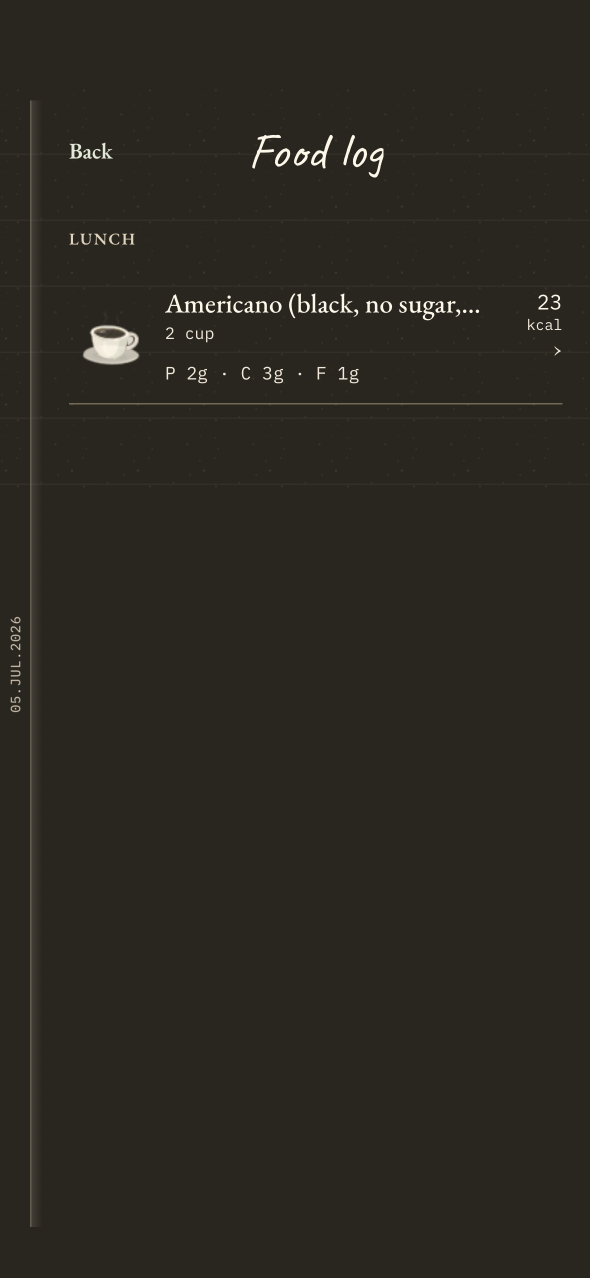
#> input picture docs/evidence/issue-266-bundle-library/rendered/266-night-americano.png, 1179 x 2556 px (shown at 1/2 size); its folder holds 4 pictures in this run
$ python audit-rendered.py
#> lines starting #> are read from the running program, lines starting #| are printed output that depends on the picture; after the words box and inside, x2 and y2 are one past the last pixel; in counts of white or black regions, pixels touching at a corner belong together
"""Pixel audit of the committed rendered evidence: sizes, theme grounds, artwork presence."""
import io
import json
from pathlib import Path
from PIL import Image, ImageChops, ImageCms

DEST = Path(__file__).with_name('rendered')
GROUNDS = {'paper': (255, 247, 232), 'night': (42, 38, 31)}
OUT = Path(__file__).with_name('rendered-audit.json')
SRGB = ImageCms.createProfile('sRGB')


def rgb(path):
    with Image.open(path) as raw:
        image = raw.convert('RGB')
        icc = raw.info.get('icc_profile')
    if icc:
        image = ImageCms.profileToProfile(image, ImageCms.ImageCmsProfile(io.BytesIO(icc)), SRGB)
        assert image.mode == 'RGB'
    return image


def off_ground(image, corner):
    solid = Image.new('RGB', image.size, corner)
    mask = ImageChops.difference(image, solid).convert('L').point(lambda value: 255 if value > 24 else 0)
    return {'count': sum(mask.histogram()[128:]), 'bbox': list(mask.getbbox() or [])}


results = []
for path in sorted(DEST.glob('266-*.png')):
    image = rgb(path)
#> in rgb, raw is the input picture: PIL image 1179x2556 RGBA; mean R, G, B, A 42.9, 39.8, 32.7, 255
    theme = 'paper' if 'paper' in path.name else ('night' if 'night' in path.name else None)
    corner = image.getpixel((4, 4))
#> corner = (42, 38, 30)
    ground = GROUNDS[theme] if theme else None
    content = off_ground(image, corner)
#> in off_ground, `solid = Image.new('RGB', image.size, corner)`:
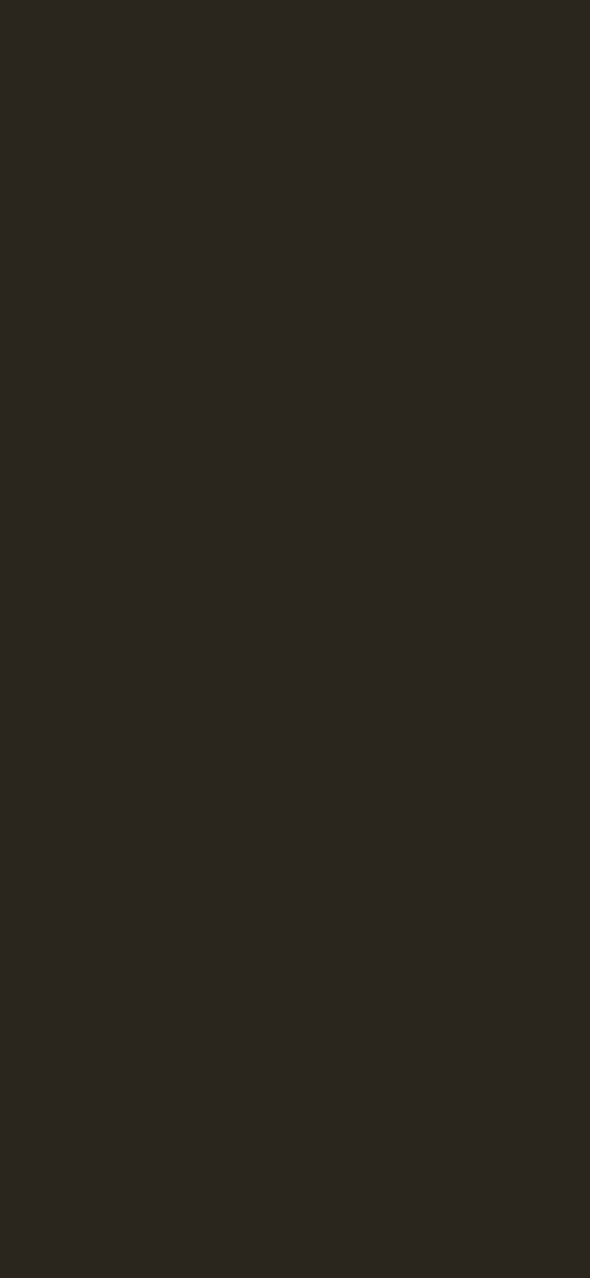
#> solid: PIL image 1179x2556 RGB (shown at 1/2 size); mean R, G, B 42, 38, 30
#> in off_ground, `mask = ImageChops.difference(image, solid).convert('L').point(lambda v..`:
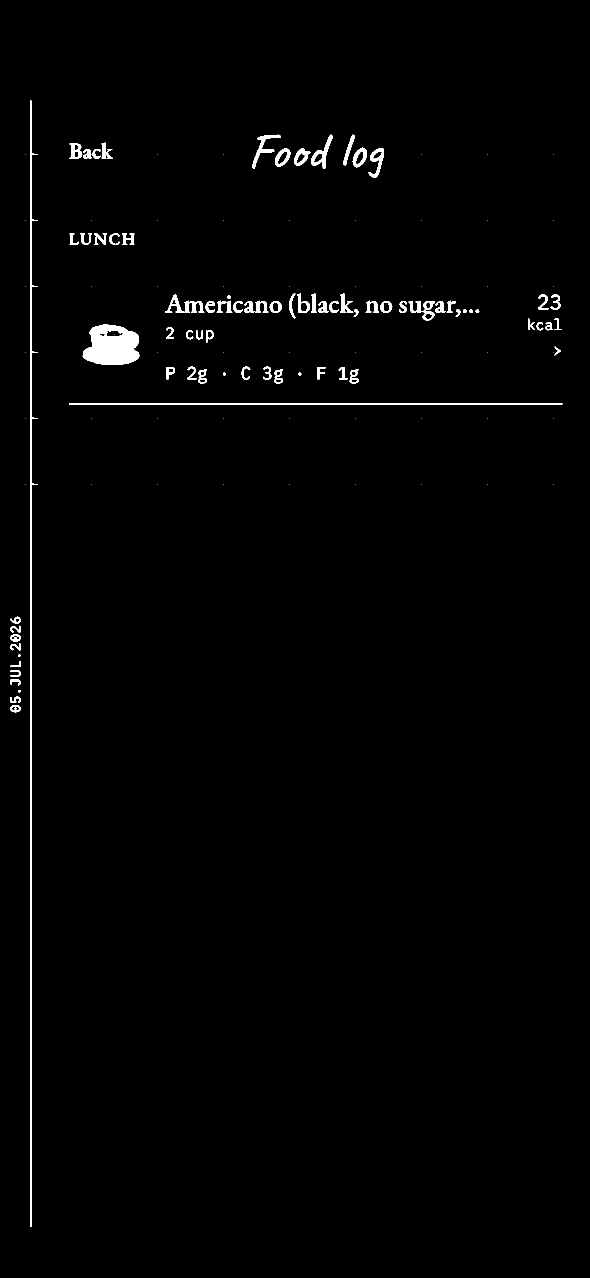
#> mask: PIL image 1179x2556 L (shown at 1/2 size); 1.2% white; 133 white regions (54 under 20 px), largest, box (x1, y1, x2, y2) and area: (60, 201, 76, 2454) 6867, (165, 649, 280, 730) 6810, (138, 806, 1125, 809) 2961
#> content = {'count': 35171, 'bbox': [21, 201, 1125, 2454]}
    results.append({'file': path.name, 'size': list(image.size), 'corner_rgb': list(corner),
                    'theme_ground_ok': None if ground is None else all(abs(corner[i] - ground[i]) <= 2 for i in range(3)),
                    'off_ground_pixels': content['count'], 'content_bbox': content['bbox'],
                    'icc_profile_bytes': len(Image.open(path).info.get('icc_profile') or b'')})
#> pass 2 of the loop `for path in sorted(DEST.glob('266-*.png')):`:
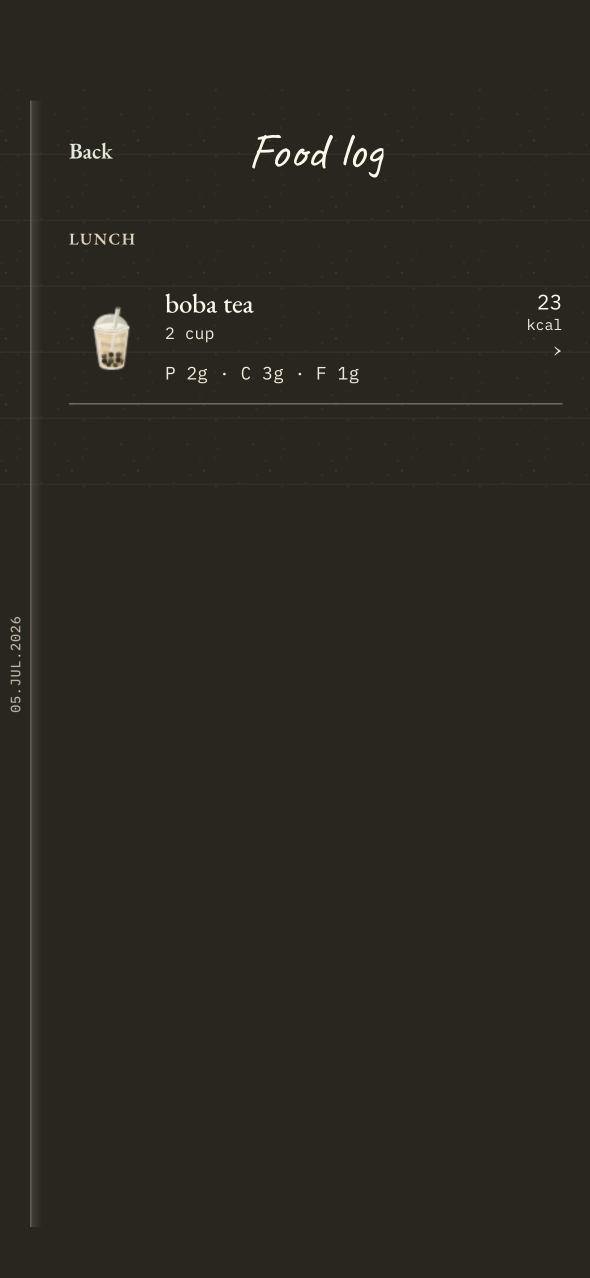
#> input picture docs/evidence/issue-266-bundle-library/rendered/266-night-boba-tea.png, 1179 x 2556 px (shown at 1/2 size)
#> in rgb, raw is the input picture: PIL image 1179x2556 RGBA; mean R, G, B, A 42.6, 39.5, 32.4, 255
#> in off_ground (call 2), `mask = ImageChops.difference(image, solid).convert('L').point(lambda v..`:
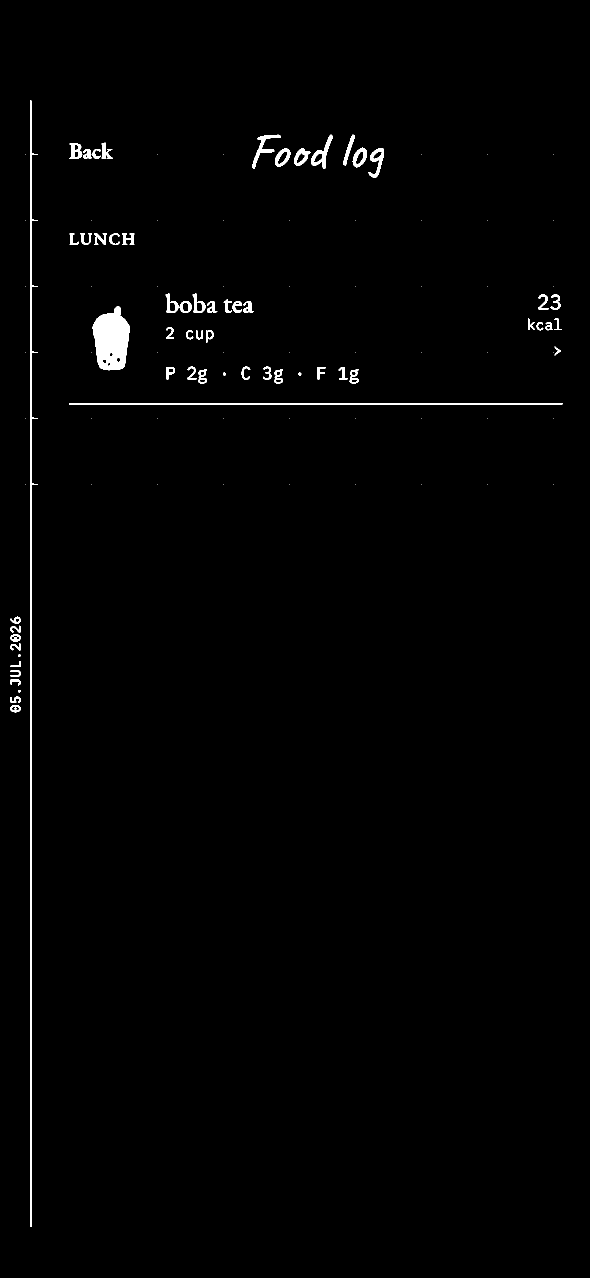
#> mask: PIL image 1179x2556 L (shown at 1/2 size); 1% white; 113 white regions (54 under 20 px), largest, box (x1, y1, x2, y2) and area: (185, 613, 260, 741) 6878, (60, 201, 76, 2454) 6867, (138, 806, 1125, 809) 2961
#> content = {'count': 30492, 'bbox': [21, 201, 1125, 2454]}
#> pass 3 of the loop `for path in sorted(DEST.glob('266-*.png')):`:
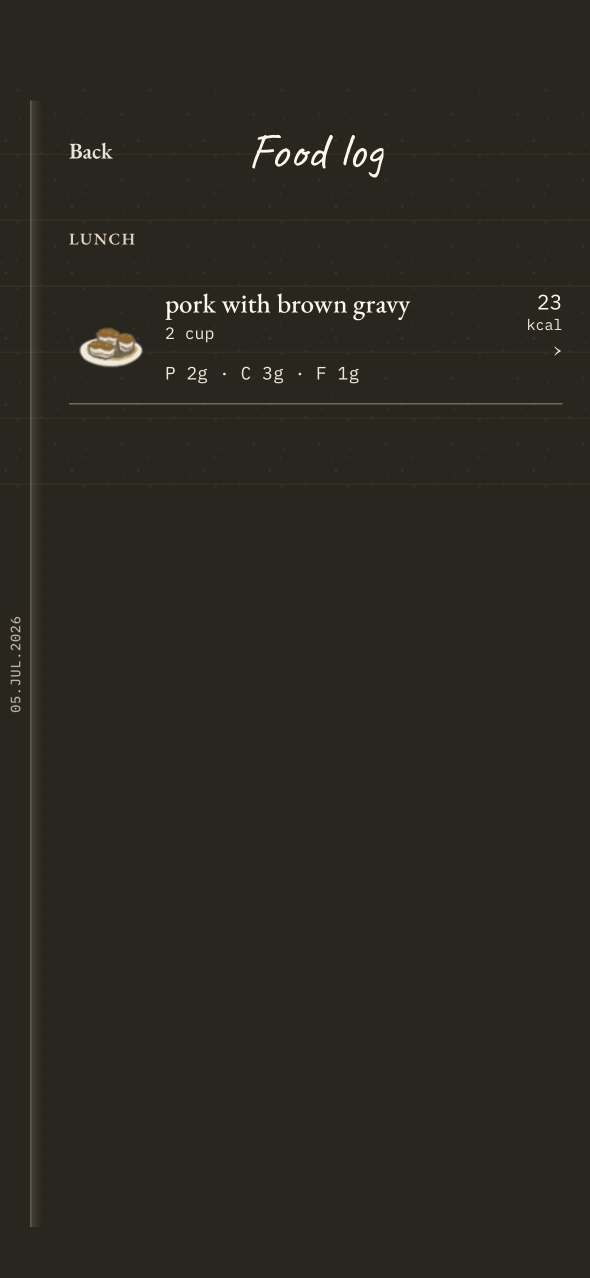
#> input picture docs/evidence/issue-266-bundle-library/rendered/266-night-brown-gravy.png, 1179 x 2556 px (shown at 1/2 size)
#> in rgb, raw is the input picture: PIL image 1179x2556 RGBA; mean R, G, B, A 42.8, 39.7, 32.6, 255
#> in off_ground (call 3), `mask = ImageChops.difference(image, solid).convert('L').point(lambda v..`:
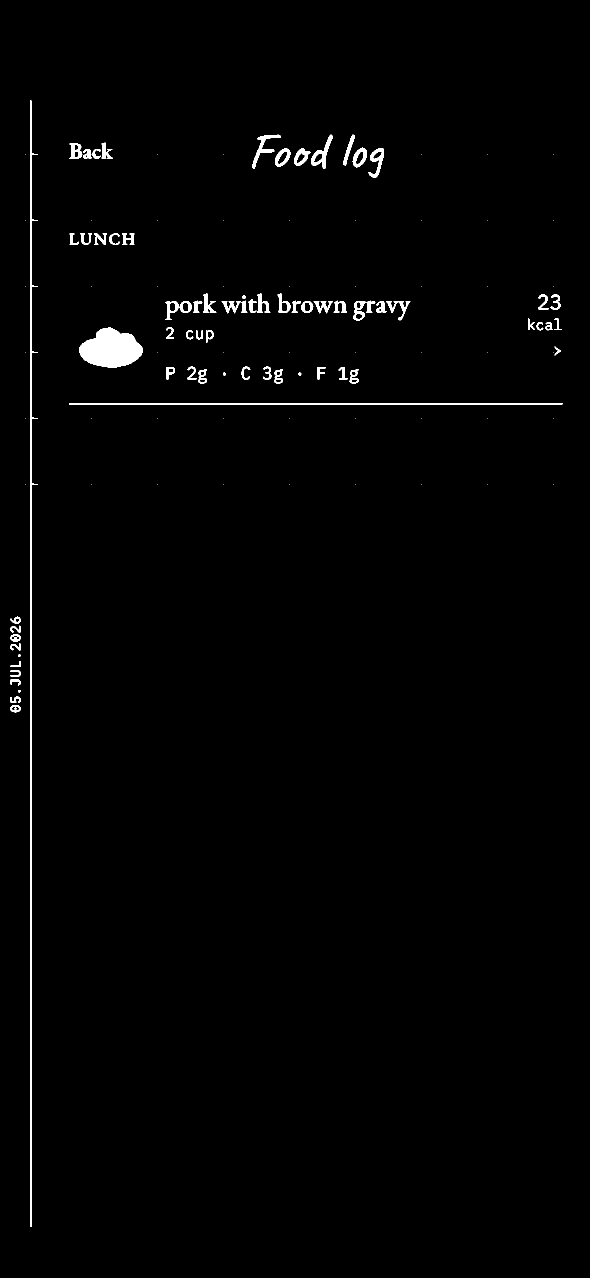
#> mask: PIL image 1179x2556 L (shown at 1/2 size); 1.1% white; 123 white regions (53 under 20 px), largest, box (x1, y1, x2, y2) and area: (158, 655, 286, 735) 7168, (60, 201, 76, 2454) 6867, (138, 806, 1125, 809) 2961
#> content = {'count': 34291, 'bbox': [21, 201, 1125, 2454]}
#> the loop made 4 passes; the first 3 are shown

by_name = {result['file']: result for result in results}
pairs = {}
for name in sorted(by_name):
    if 'today' in name:
        continue
    key = name.split('-', 2)[2]
#> (the run stopped early here; a loop or call above may not have finished)
